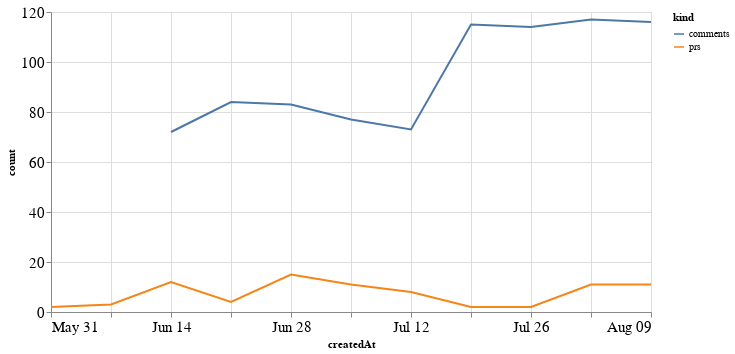

Notebook code cell kept with this figure:
### Code cell
alt.Chart(total_time, width=600).mark_line().encode(
    x='createdAt',
    y='count',
    color='kind'
)

### Figure 1 — Vega-Lite specification as saved in the notebook (floating-point values rounded to 4 significant figures)
{"config": {"axisLeft": {"labelFontSize": 15}, "axisBottom": {"labelFontSize": 15}}, "data": {"name": "data-ddb5d7ff88d2a914877b0307efe97a64"}, "mark": "line", "encoding": {"color": {"type": "nominal", "field": "kind"}, "x": {"type": "temporal", "field": "createdAt"}, "y": {"type": "quantitative", "field": "count"}}, "width": 600, "$schema": "https://vega.github.io/schema/vega-lite/v4.8.1.json", "datasets": {"data-ddb5d7ff88d2a914877b0307efe97a64": [{"createdAt": "2020-05-31T00:00:00", "kind": "prs", "count": 2.0}, {"createdAt": "2020-06-07T00:00:00", "kind": "prs", "count": 3.0}, {"createdAt": "2020-06-14T00:00:00", "kind": "prs", "count": 12.0}, {"createdAt": "2020-06-21T00:00:00", "kind": "prs", "count": 4.0}, {"createdAt": "2020-06-28T00:00:00", "kind": "prs", "count": 15.0}, {"createdAt": "2020-07-05T00:00:00", "kind": "prs", "count": 11.0}, {"createdAt": "2020-07-12T00:00:00", "kind": "prs", "count": 8.0}, {"createdAt": "2020-07-19T00:00:00", "kind": "prs", "count": 2.0}, {"createdAt": "2020-07-26T00:00:00", "kind": "prs", "count": 2.0}, {"createdAt": "2020-08-02T00:00:00", "kind": "prs", "count": 11.0}, {"createdAt": "2020-08-09T00:00:00", "kind": "prs", "count": 11.0}, {"createdAt": "2020-05-31T00:00:00", "kind": "comments", "count": null}, {"createdAt": "2020-06-07T00:00:00", "kind": "comments", "count": null}, {"createdAt": "2020-06-14T00:00:00", "kind": "comments", "count": 72.0}, {"createdAt": "2020-06-21T00:00:00", "kind": "comments", "count": 84.0}, {"createdAt": "2020-06-28T00:00:00", "kind": "comments", "count": 83.0}, {"createdAt": "2020-07-05T00:00:00", "kind": "comments", "count": 77.0}, {"createdAt": "2020-07-12T00:00:00", "kind": "comments", "count": 73.0}, {"createdAt": "2020-07-19T00:00:00", "kind": "comments", "count": 115.0}, {"createdAt": "2020-07-26T00:00:00", "kind": "comments", "count": 114.0}, {"createdAt": "2020-08-02T00:00:00", "kind": "comments", "count": 117.0}, {"createdAt": "2020-08-09T00:00:00", "kind": "comments", "count": 116.0}]}}
